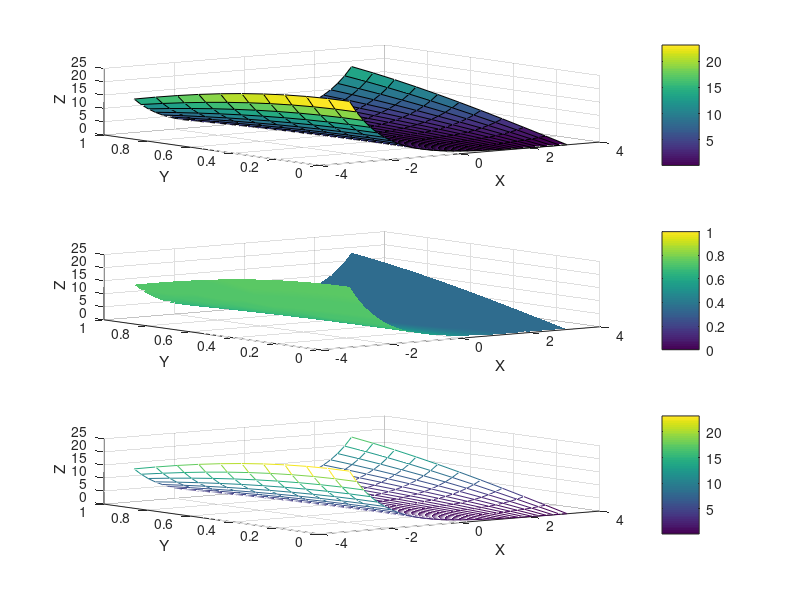

Recreate this plot in MATLAB.
x = -pi:0.2:pi;
y = 0:0.1:1;
[X,Y] = meshgrid(x,y);
Z = exp(x).*sin(Y) + exp(-X).*cos(Y);
subplot(3,1,1);
title("Z = exp(x).*sin(Y) + exp(-X).*cos(Y)");
surf(X,Y,Z);
colorbar;
xlabel("X");
ylabel("Y");
zlabel("Z");
subplot(3,1,2);
surfl(X,Y,Z, [1,0,0]);
shading interp;
colorbar;
xlabel("X");
ylabel("Y");
zlabel("Z");
subplot(3,1,3);
mesh(X,Y,Z);
colorbar;
xlabel("X");
ylabel("Y");
zlabel("Z");